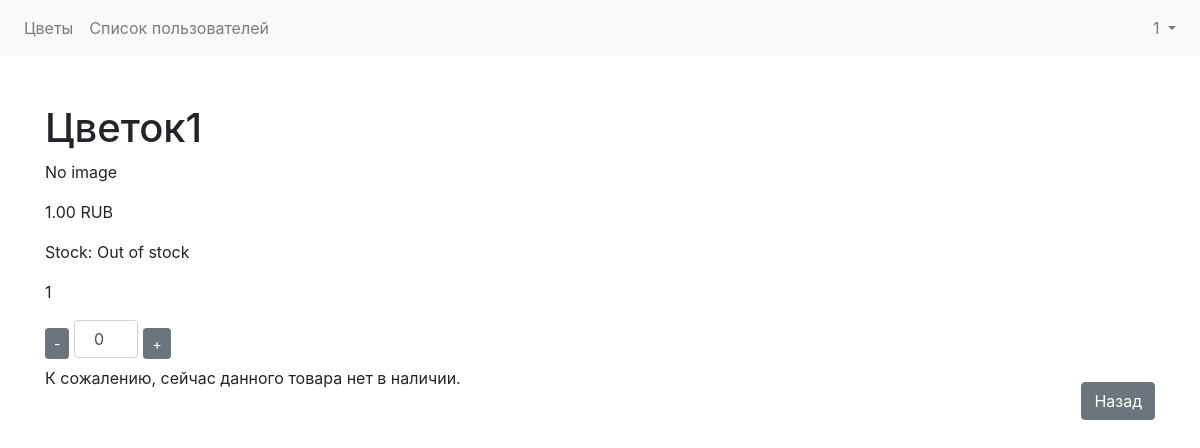
The page /flowers/1/ (signed in) on the database as committed earlier.
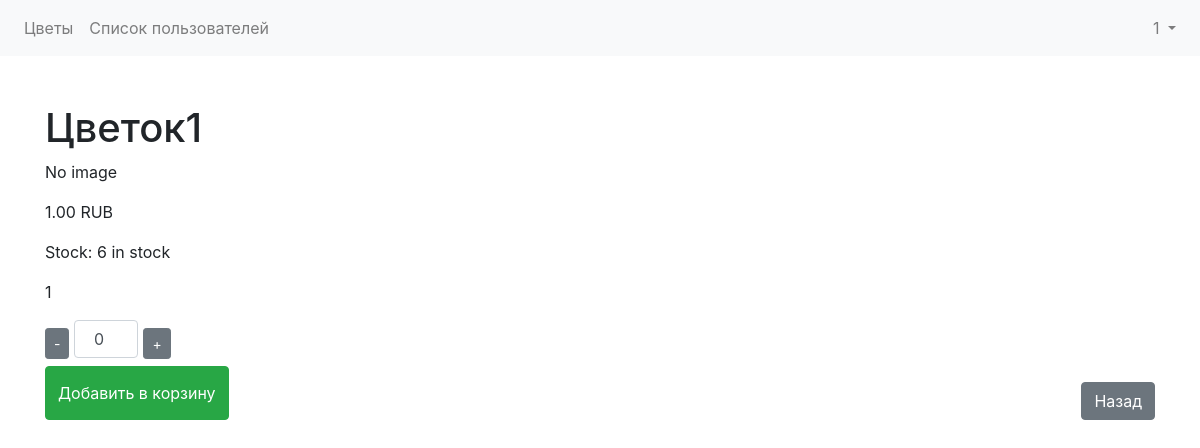
The same page on the database as committed later.
### flowers/models.py (models this page shows)
class Flower(models.Model):
    name = models.CharField(max_length=100)
    description = models.TextField()
    price = models.DecimalField(max_digits=6, decimal_places=2, blank=True, null=True)
    image = models.ImageField(upload_to='flowers/', blank=True, null=True)
    stock = models.DecimalField(max_digits=6, decimal_places=0, blank=True, null=True, default=0)# Requires Pillow library

### flowers/views.py (the view)
# urls.py: path('<int:pk>/', views.FlowerDetailView.as_view(), name='flower-detail'),
class FlowerDetailView(DetailView):
    model = Flower
    template_name = 'flowers/flower_detail.html'

### Templates/flowers/flower_detail.html (shortened to what this page needs)
{% extends 'base.html' %}
{% block content %}
    <div class="flower-detail">
        <h1>{{ flower.name }}</h1>
        {% if flower.image %}
            <img src="{{ flower.image.url }}" alt="{{ flower.name }}" width="50">
        {% else %}
            <p>No image</p>
        {% endif %}
        <div class="flower-info">
            <p class="price">{{ flower.price }} RUB</p>
            <p class="stock">Stock: {% if flower.stock > 0 %}{{ flower.stock }} in stock{% else %}Out of stock{% endif %}</p>
            <p class="description">{{ flower.description }}</p>
            <div class="quantity-control" style="display: flex; align-items: center; gap: 5px;">
                <button class="btn btn-sm btn-secondary decrement-btn">-</button>
                <label>
                    <input type="number" class="form-control quantity-input" value="0" min="0" data-flower-id="{{ flower.id }}"
                           style="width: auto; min-width: 2em; max-width: 4em; text-align: center" id="quantityInput">
                </label>
                <button class="btn btn-sm btn-secondary increment-btn">+</button>
            </div>
            <div class="button-group" style="display: flex; justify-content: space-between;">
                {% if flower.stock > 0 %}
                    <button class="btn btn-success add-to-cart-btn" data-flower-id="{{ flower.id }}">
                         Добавить в корзину
                    </button>
                {% else %}
                    <p class="out-of-stock">К сожалению, сейчас данного товара нет в наличии.</p>
                {% endif %}
                <a href="{% url 'flowers:flower-list' %}" class="btn btn-secondary mt-3">Назад</a>
            </div>
        </div>
    </div>
{% endblock %}

Rows that differ between the two databases and show on the page:
changed Flower "Цветок1": stock (not shown) → "6"
Other text that changed with them:
text no longer shown: "Out of stock К сожалению, сейчас данного товара нет в наличии."
text now shown: "in stock Добавить в корзину"
